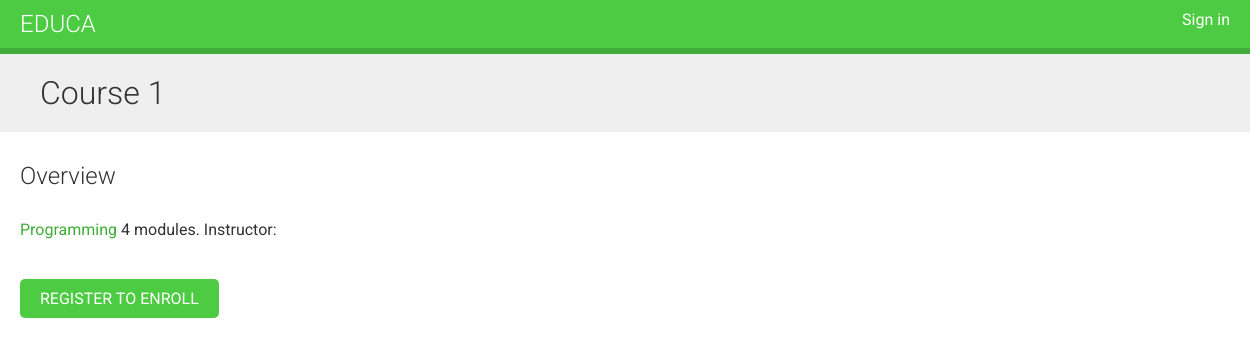
/course/course1/, run on an earlier commit of the app's database.
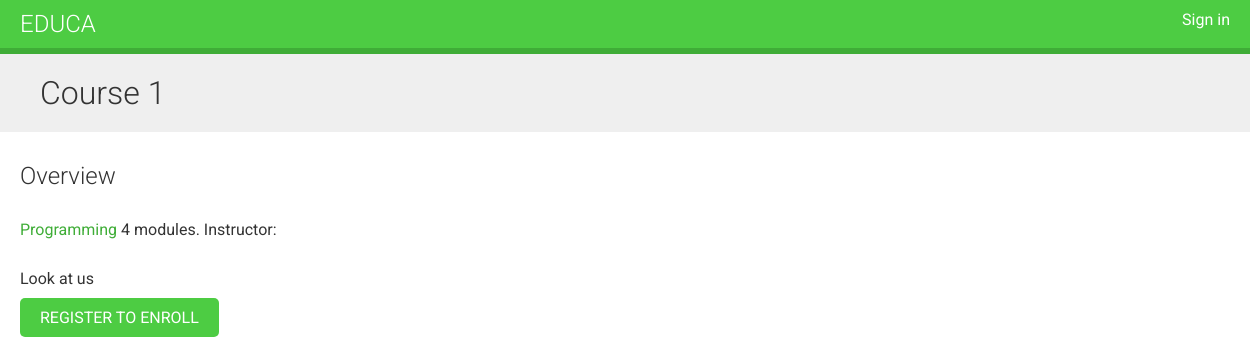
And on a later commit of the database.
### courses/models.py (models this page shows, shortened)
class Course(models.Model):
    owner = models.ForeignKey(
        User,
        on_delete=models.CASCADE,
        related_name="courses_created",
    )
    subject = models.ForeignKey(
        Subject,
        on_delete=models.CASCADE,
        related_name="courses",
    )
    students = models.ManyToManyField(
        User,
        related_name="courses_joined",
        blank=True,
    )
    title = models.CharField(max_length=200)
    slug = models.SlugField(max_length=200, unique=True)
    overview = models.TextField()
    created = models.DateTimeField(auto_now_add=True)
    class Meta:
        ordering = ["-created"]

### courses/views.py (the view)
class CourseDetailView(DetailView):
    model = Course
    template_name = "courses/course/detail.html"
    def get_context_data(self, **kwargs):
        context = super().get_context_data(**kwargs)
        context["enroll_form"] = CourseEnrollForm(initial={"course": self.object})
        return context

### courses/templates/courses/course/detail.html (shortened to what this page needs)
{% extends 'base.html' %}
{% block content %}
{% with subject=object.subject %}
<h1>
    {{ object.title }}
</h1>
<div class="module">
    <h2>Overview</h2>
    <p>
        <a href="{% url 'course_list_subject' subject.slug %}">
            {{subject.title }}
        </a>
        {{ object.modules.count }} modules.
        Instructor: {{ object.owner.get_full_name}}
    </p>
    {{ object.overview|linebreaks }}
    {% if request.user.is_authenticated %}
    <form action="{% url 'student_enroll_course' %}" method="post">
        {{ enroll_form }}
        {% csrf_token %}
        <input type="submit" value="Enroll now">
    </form>
    {% else %}
    <a href="{% url 'student_registration' %}" class="button">
        Register to enroll
    </a>
    {% endif %}
</div>
{% endwith %}
{% endblock content %}

What changed in the data, as far as the page shows it:
changed Course "Course 1": overview (not shown) → "Look at us"
